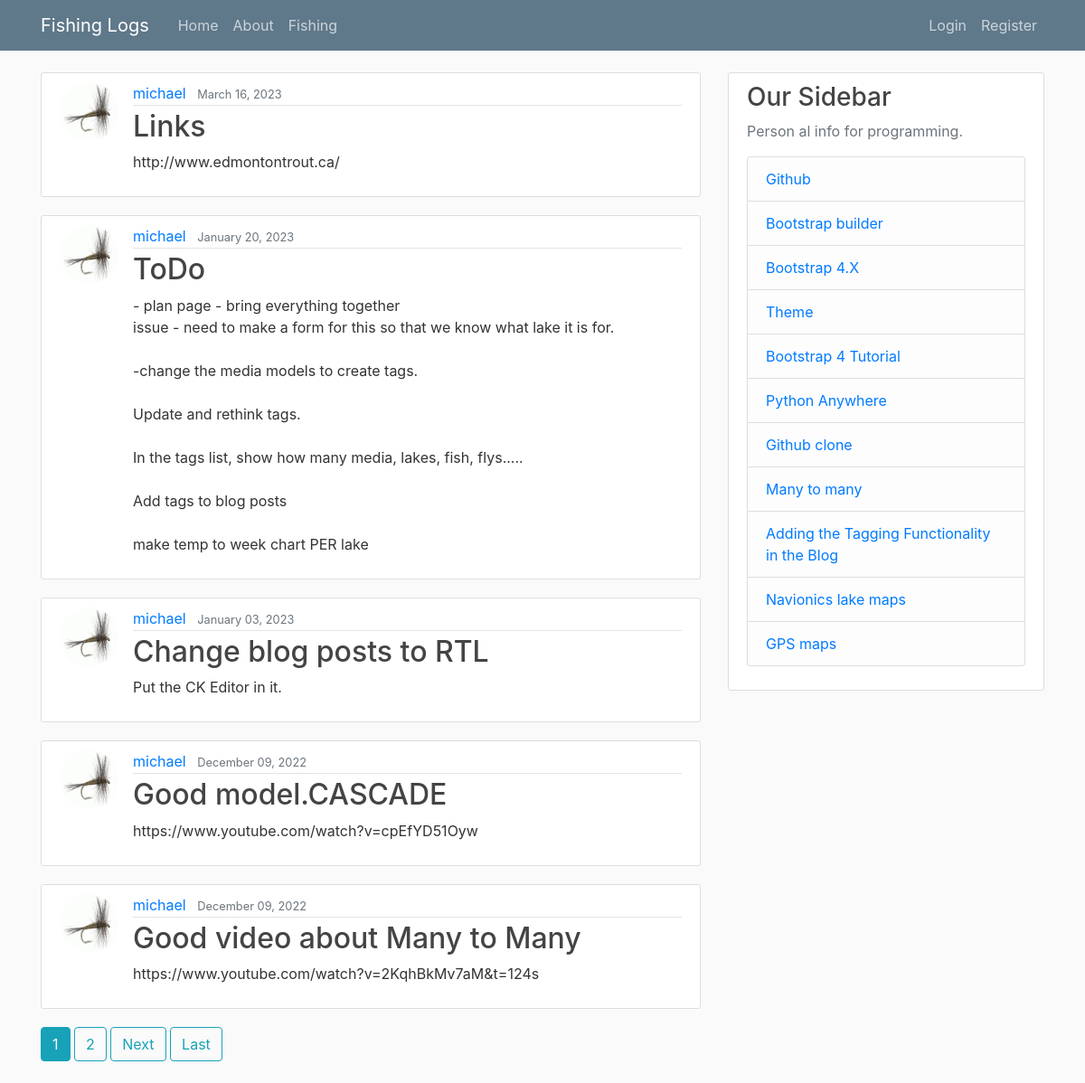
Screenshot of /blog/ with the database file from the repository.
### blog/models.py (models this page shows, shortened)
class Post(models.Model):
    title = models.CharField(max_length=100)
    content = models.TextField()
    date_posted = models.DateTimeField(default=timezone.now)
    author = models.ForeignKey(User, on_delete=models.CASCADE)

### users/models.py (models this page shows, shortened)
class Profile(models.Model):
    user = models.OneToOneField(User, on_delete=models.CASCADE)
    image = models.ImageField(default='default.jpg', upload_to='profile_pics')

### blog/views.py (the view)
# urls.py: path('', PostListView.as_view(), name='blog-home'),
class PostListView(ListView):
    model = Post
    template_name = 'blog/home.html'  # <app>/<model>_<viewtype>.html
    context_object_name = 'posts'
    ordering = ['-date_posted']
    paginate_by = 5

### blog/templates/blog/home.html (shortened to what this page needs)
{% extends "blog/base.html" %}
{% block content %}
    {% for post in posts %}
        <article class="media content-section">
          <img class="rounded-circle article-img" src="{{ post.author.profile.image.url }}">
          <div class="media-body">
            <div class="article-metadata">
              <a class="mr-2" href="{% url 'user-posts' post.author.username %}">{{ post.author }}</a>
              <small class="text-muted">{{ post.date_posted|date:"F d, Y" }}</small>
            </div>
            <h2><a class="article-title" href="{% url 'post-detail' post.id %}">{{ post.title }}</a></h2>
            <p class="article-content">{{ post.content }}</p>
          </div>
        </article>
    {% endfor %}
    {% if is_paginated %}
      {% for num in page_obj.paginator.page_range %}
        {% if page_obj.number == num %}
          <a class="btn btn-info mb-4" href="?page={{ num }}">{{ num }}</a>
        {% elif num > page_obj.number|add:'-3' and num < page_obj.number|add:'3' %}
          <a class="btn btn-outline-info mb-4" href="?page={{ num }}">{{ num }}</a>
        {% endif %}
      {% endfor %}
      {% if page_obj.has_next %}
        <a class="btn btn-outline-info mb-4" href="?page={{ page_obj.next_page_number }}">Next</a>
        <a class="btn btn-outline-info mb-4" href="?page={{ page_obj.paginator.num_pages }}">Last</a>
      {% endif %}
    {% endif %}
{% endblock content %}

### blog/templates/blog/base.html (shortened to what this page needs)
{% load static %}
<!DOCTYPE html>
<html>
<head>
    <link rel="stylesheet" href="https://maxcdn.bootstrapcdn.com/bootstrap/4.0.0/css/bootstrap.min.css">
    <link rel="stylesheet" type="text/css" href="{% static 'blog/main.css' %}">
</head>
<body>
    <header class="site-header">
      <nav class="navbar navbar-expand-md navbar-dark bg-steel fixed-top">
        <div class="container">
          <a class="navbar-brand mr-4" href="{% url 'catch_home' %}">Fishing Logs</a>
          <div class="collapse navbar-collapse" id="navbarToggle">
            <div class="navbar-nav mr-auto">
              <a class="nav-item nav-link" href="{% url 'blog-home' %}">Home</a>
              <a class="nav-item nav-link" href="{% url 'blog-about' %}">About</a>
              <a class="nav-item nav-link" href="#">Fishing</a>
            </div>
            <div class="navbar-nav">
              {% if user.is_authenticated %}
                <a class="nav-item nav-link" href="{% url 'post-create' %}">New Post</a>
                <a class="nav-item nav-link" href="{% url 'profile' %}">Profile</a>
                <a class="nav-item nav-link" href="{% url 'logout' %}">Logout</a>
                <a class="nav-item nav-link" href="{% url 'admin:index' %}">ADMIN</a>
              {% else %}
                <a class="nav-item nav-link" href="{% url 'login' %}">Login</a>
                <a class="nav-item nav-link" href="{% url 'register' %}">Register</a>
              {% endif %}
            </div>
          </div>
        </div>
      </nav>
    </header>
    <main role="main" class="container">
      <div class="row">
        <div class="col-md-8">
          {% block content %}{% endblock %}
        </div>
        <div class="col-md-4">
          <div class="content-section">
            <h3>Our Sidebar</h3>
            <p class='text-muted'>Person al info for programming.
              <ul class="list-group">
                <li class="list-group-item list-group-item-light"><a href="https://github.com/mgurnett" target="_blank" >Github</a></li>
                <li class="list-group-item list-group-item-light"><a href="https://www.layoutit.com/build?#" target="_blank" >Bootstrap builder</a></li>
                <li class="list-group-item list-group-item-light"><a href="https://getbootstrap.com/docs/4.6/getting-started/introduction/" target="_blank" >Bootstrap 4.X</a></li>
                <li class="list-group-item list-group-item-light"><a href="https://bootswatch.com/darkly/" target="_blank" >Theme</a></li>
                <li class="list-group-item list-group-item-light"><a href="https://www.w3schools.com/bootstrap4/default.asp" target="_blank" >Bootstrap 4 Tutorial</a></li>
                <li class="list-group-item list-group-item-light"><a href="https://www.pythonanywhere.com/user/mgurnett/" target="_blank" >Python Anywhere</a></li>
                <li class="list-group-item list-group-item-light"><a href="https://mycyberuniverse.com/how-fix-fatal-authentication-failed-for-https-github-com.html" target="_blank" >Github clone</a></li>
                <li class="list-group-item list-group-item-light"><a href="https://medium.com/swlh/django-forms-for-many-to-many-fields-d977dec4b024" target="_blank" >Many to many</a></li>
                <li class="list-group-item list-group-item-light"><a href="https://www.codesnail.com/adding-the-tagging-functionality-in-the-blog-django-blog-7/" target="_blank" >Adding the Tagging Functionality in the Blog</a></li>
                <li class="list-group-item list-group-item-light"><a href="https://webapp.navionics.com/?lang=en#boating@8&key=m%7BwiI~gbmT" target="_blank" >Navionics lake maps</a></li>
                <li class="list-group-item list-group-item-light"><a href="https://fishing-app.gpsnauticalcharts.com/i-boating-fishing-web-app/fishing-marine-charts-navigation.html?title=Cow+Lake+boating+app#10.26/53.8607/-114.2421" target="_blank" >GPS maps</a></li>
              </ul>
            </p>
          </div>
        </div>
      </div>
    </main>
</body>
</html>

### static/blog/main.css (style rules this page uses)
body { background: #fafafa; color: #333333; margin-top: 5rem; }
h1, h2, h3, h4, h5, h6 { color: #444444; }
ul { margin: 0; }
.bg-steel { background-color: #5f788a; }
.site-header .navbar-nav .nav-link { color: #cbd5db; }
.content-section { background: #ffffff; padding: 10px 20px; border: 1px solid #dddddd; border-radius: 3px; margin-bottom: 20px; }
.article-title { color: #444444; }
.article-content { white-space: pre-line; }
.article-img { height: 65px; width: 65px; margin-right: 16px; }
.article-metadata { padding-bottom: 1px; margin-bottom: 4px; border-bottom: 1px solid #e3e3e3 }

### rows the page displays
Post: author.profile.image (placeholder picture), author "michael", date_posted "March 16, 2023", title "Links", content "http://www.edmontontrout.ca/"
Post: author.profile.image (placeholder picture), author "michael", date_posted "January 20, 2023", title "ToDo", content "- plan page - bring everything together issue - need to make a form for this so that we know what lake it is for. -change the media models to create tags. Update and rethink tags. In the tags list, show how many media, lakes, fish, flys..... Add tags to blog posts make temp to week chart PER lake"
Post: author.profile.image (placeholder picture), author "michael", date_posted "January 03, 2023", title "Change blog posts to RTL", content "Put the CK Editor in it."
Post: author.profile.image (placeholder picture), author "michael", date_posted "December 09, 2022", title "Good model.CASCADE", content "https://www.youtube.com/watch?v=cpEfYD51Oyw"
Post: author.profile.image (placeholder picture), author "michael", date_posted "December 09, 2022", title "Good video about Many to Many", content "https://www.youtube.com/watch?v=2KqhBkMv7aM&t=124s"

### other values shown
{{ num }} "1"
{{ num }} "2"
